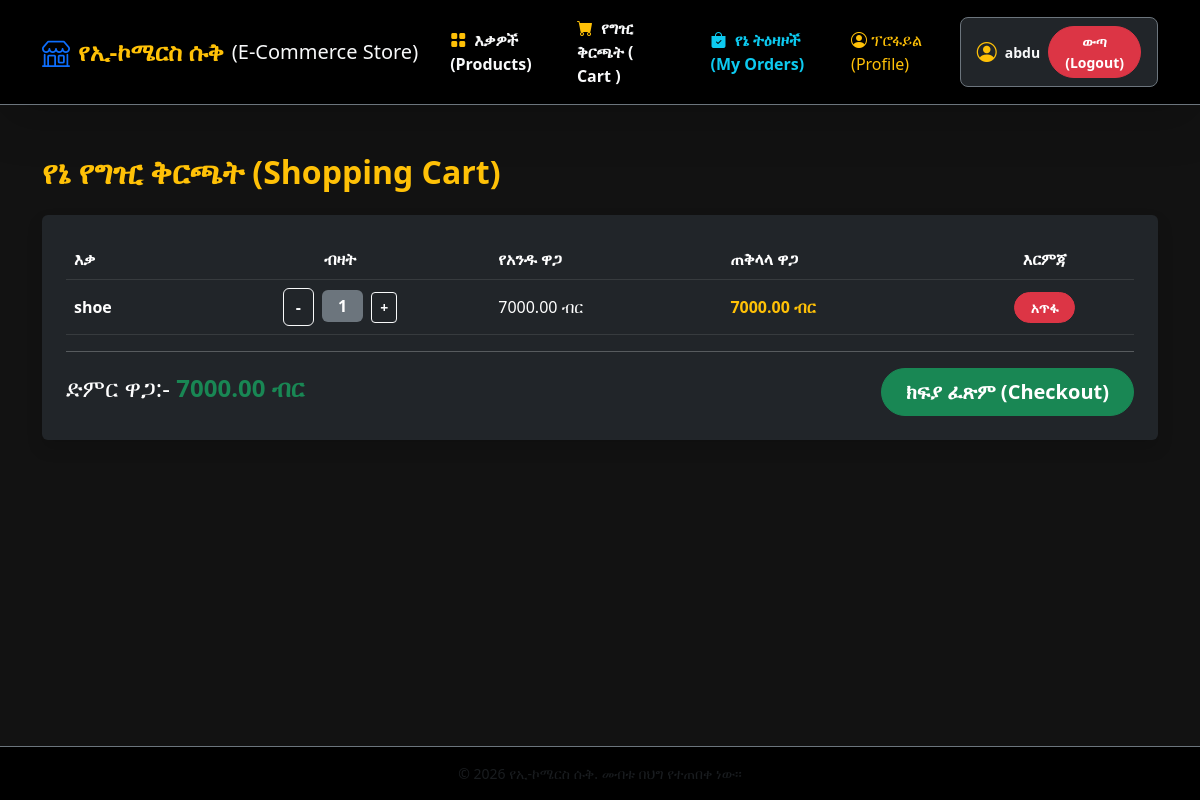
/cart/ (signed in), run on an earlier commit of the app's database.
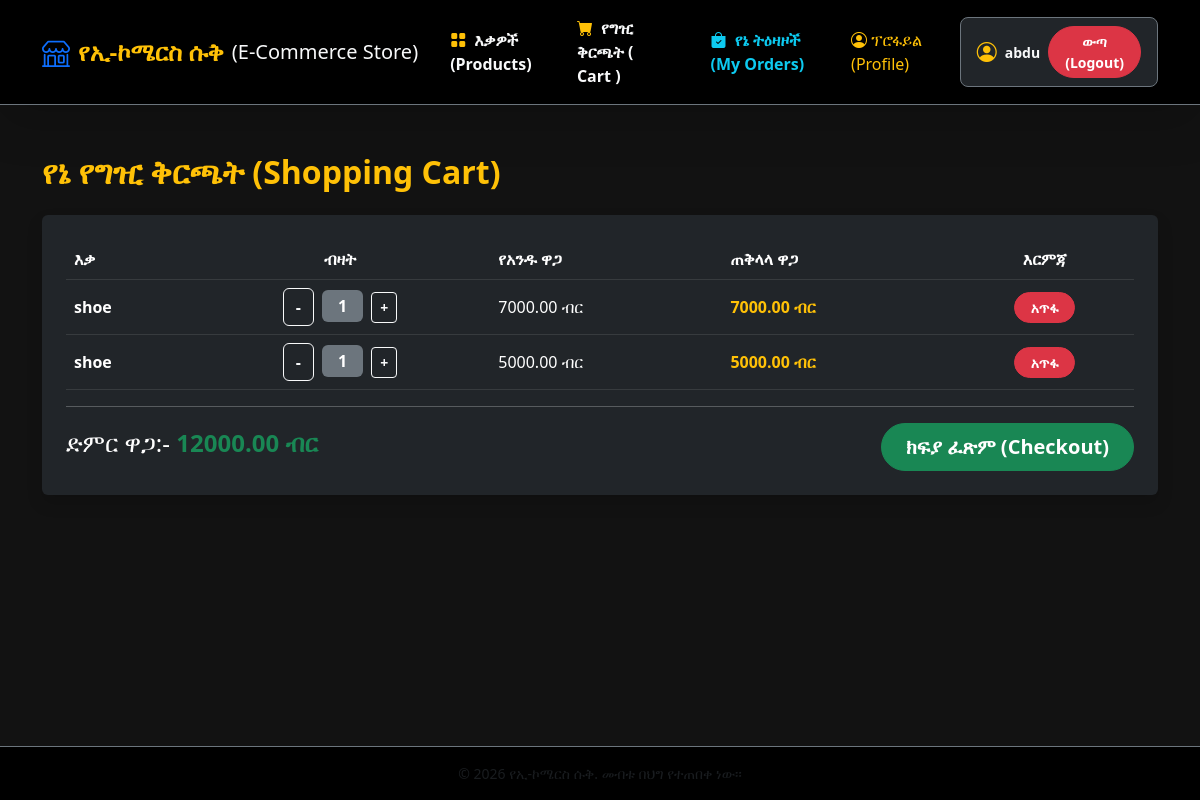
And on a later commit of the database.
### store/models.py (models this page shows, shortened)
class CartItem(models.Model):
    cart = models.ForeignKey(Cart, related_name='items', on_delete=models.CASCADE)
    product = models.ForeignKey(Product, on_delete=models.CASCADE)
    quantity = models.PositiveIntegerField(default=1)
    def get_cost(self):
        return self.quantity * self.product.price

class Product(models.Model):
    category = models.ForeignKey(Category, on_delete=models.CASCADE, null=True ,blank=True)
    name = models.CharField(max_length=100)
    description = models.TextField()
    price = models.DecimalField(max_digits=10, decimal_places=2)
    stock = models.PositiveIntegerField()
    image = models.ImageField(upload_to='products/', null=True, blank=True)
    created_at = models.DateTimeField(auto_now_add=True)
    updated_at = models.DateTimeField(auto_now=True)

class Cart(models.Model):
    user = models.OneToOneField(User, on_delete=models.CASCADE)
    created_at = models.DateTimeField(auto_now_add=True)
    def get_total_price(self):
        return sum(item.get_cost() for item in self.items.all())

### store/views.py (the view)
# urls.py: path('cart/', views.cart_detail, name='cart_detail'),
@login_required
def cart_detail(request):
    cart, created = Cart.objects.get_or_create(user=request.user)
    return render(request, 'store/cart_detail.html', {'cart': cart})

### store/templates/store/cart_detail.html
{% extends 'store/base.html' %}
{% block content %}
<div class="container my-5">
    <h2 class="mb-4 text-warning fw-bold">የኔ የግዢ ቅርጫት (Shopping Cart)</h2>
    {% if cart.items.all %}
        <div class="table-rexponsive bg-dark p-4 rounded shadow">
            <table class="table table-dark table-hover align-middle">
                <thead>
                    <tr>
                        <th>እቃ</th>
                        <th class="text-center"> ብዛት </th>
                        <th>የአንዱ ዋጋ</th>
                        <th>ጠቅላላ ዋጋ</th>
                        <th class="text-center">እርምጃ</th>
                    </tr>
                </thead>
                <tbody>
                    {% for item in cart.items.all %}
                        <tr>
                            <td class="fw-bold">{{item.product.name}}</td>
                            <td class="text-center">
                                <a href="{% url 'decrease_cart_item' item.product.id %}" class="btn btn-outline-light me-1 fw-bold">-</a>
                                <span class="badge bg-secondary fs-6 px-3 py-2 "> {{ item.quantity}}</span>
                                <a href="{% url 'add_to_cart' item.product.id %}" class="btn btn-sm btn-outline-light  ms-1 fw-bold">+</a>
                            </td>
                            <td>{{item.product.price}} ብር </td>
                            <td class="text-warning fw-bold"> {{ item.get_cost}} ብር </td>
                            <td class="text-center">
                                <a href="{% url 'remove_cart_item' item.product.id %}" class="btn btn-danger btn-sm rounded-pill px-3 fw-bold">አጥፋ </a>
                            </td>
                        </tr>
                    {% endfor %}
                </tbody>
            </table>
            <hr class="text-light">
            <div class="d-flex justify-content-between align-items-center mt-3">
                <h4 class="text-white">ድምር ዋጋ:- <span class="text-success fw-bold "> {{cart.get_total_price}} ብር </span></h4>
                <a href="{% url 'checkout' %}" class="btn btn-success btn-lg rounded-pill px-4 fw-bold">ክፍያ ፈጽም (Checkout)</a>
            </div>
        </div>
    {% else %}
        <div class="alert alert-info text-center py-4">
            <h4> የግዢ ቅርጫትህ ባዶ ነው! </h4>
            <a href="{% url 'product_list' %}" class="btn btn-warning mt-3 rounded-pill fw-bold "> እቃዎችን መመልከት ጀምር </a>
        </div>
    {% endif %}
</div>
{% endblock content %}

What changed in the data, as far as the page shows it:
added CartItem: product.name "shoe", quantity "1", product.price "5000.00", get_cost "5000.00"
computed for Cart: get_total_price "7000.00" → "12000.00"
